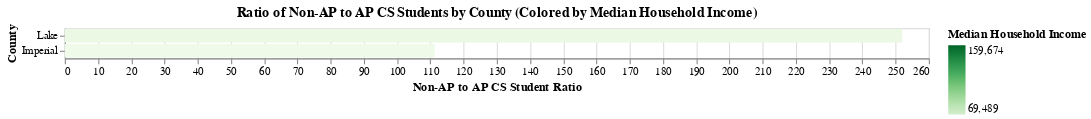

Notebook source saved alongside this figure:
### Code cell
outliers_ratio_chart = create_ap_to_non_ap_ratio_chart(merged_df_only_outliers)
outliers_ratio_chart.save('outliers_ratio_chart.svg')
outliers_ratio_chart

### Figure 1 — Vega-Lite specification as saved in the notebook (floating-point values rounded to 4 significant figures)
{"config": {"view": {"continuousWidth": 300, "continuousHeight": 300}}, "data": {"name": "data-5a729fbd9732d821bde0233e596dabaa"}, "mark": {"type": "bar"}, "encoding": {"color": {"field": "Median Household Income", "scale": {"domain": [69490.0, 159700.0], "scheme": "greens"}, "type": "quantitative"}, "tooltip": [{"field": "County", "type": "nominal"}, {"field": "AP CS", "type": "quantitative"}, {"field": "Non-AP CS", "type": "quantitative"}, {"field": "Non-AP to AP Ratio", "type": "quantitative"}, {"field": "Median Household Income", "type": "quantitative"}], "x": {"field": "Non-AP to AP Ratio", "title": "Non-AP to AP CS Student Ratio", "type": "quantitative"}, "y": {"field": "County", "sort": "-x", "title": "County", "type": "nominal"}}, "height": 28, "title": "Ratio of Non-AP to AP CS Students by County (Colored by Median Household Income)", "width": 800, "$schema": "https://vega.github.io/schema/vega-lite/v6.1.0.json", "datasets": {"data-5a729fbd9732d821bde0233e596dabaa": [{"County": "Imperial", "AP CS": 6.0, "Non-AP CS": 668.0, "Overall Enrollment": 12220.0, "Non-AP to AP Ratio": 111.3, "Median Household Income": 56393}, {"County": "Lake", "AP CS": 1.0, "Non-AP CS": 252.0, "Overall Enrollment": 2874.0, "Non-AP to AP Ratio": 252.0, "Median Household Income": 58738}]}}
